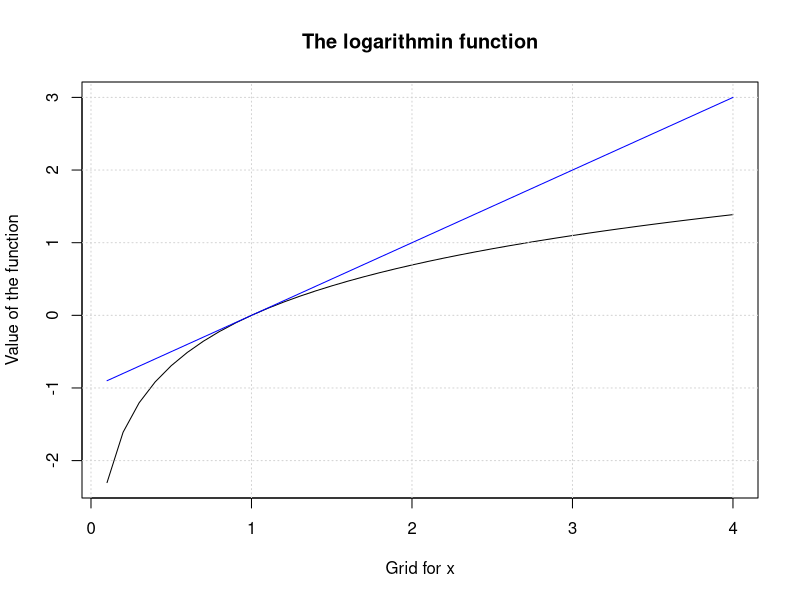
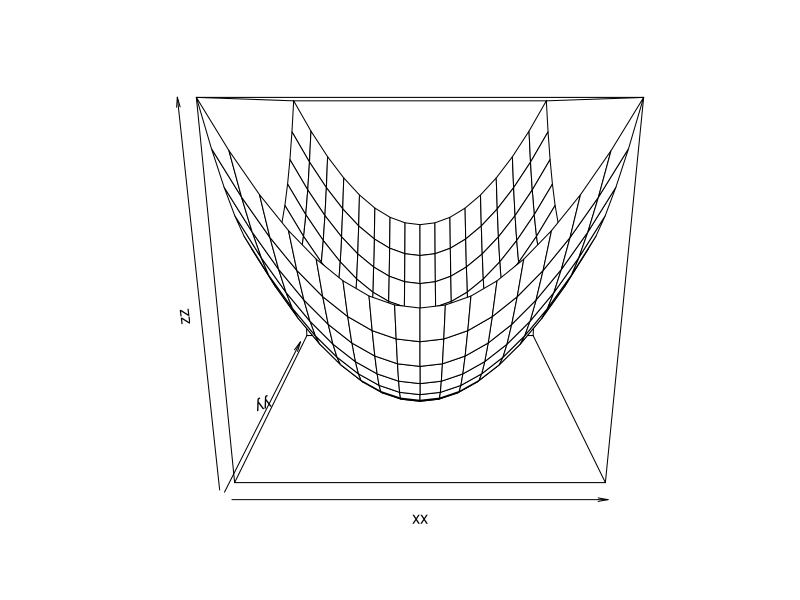
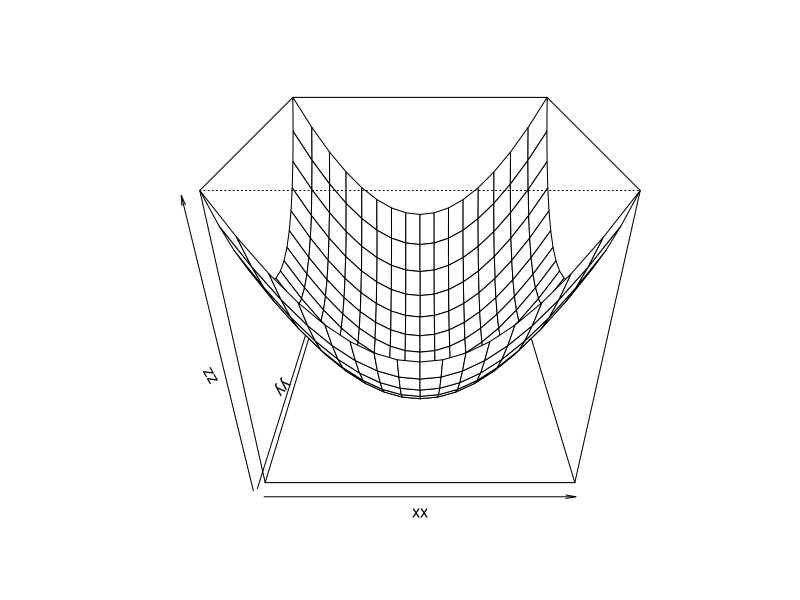
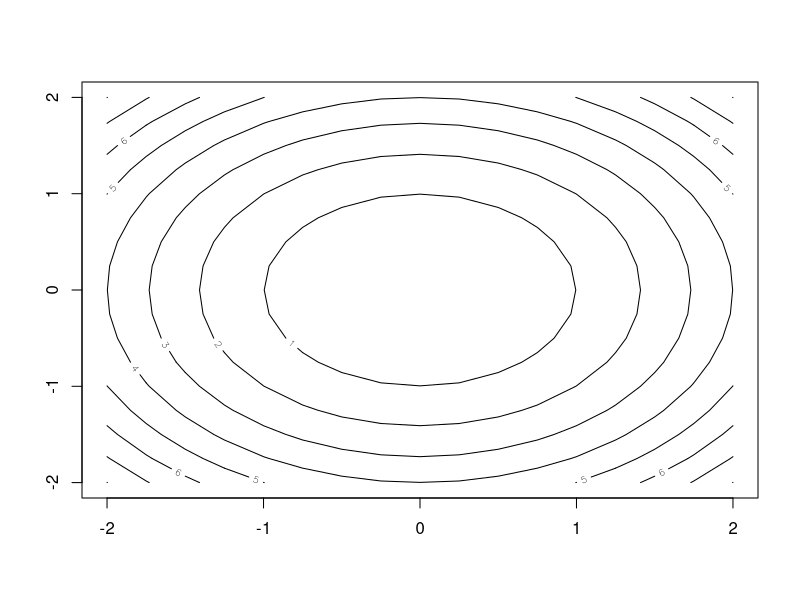
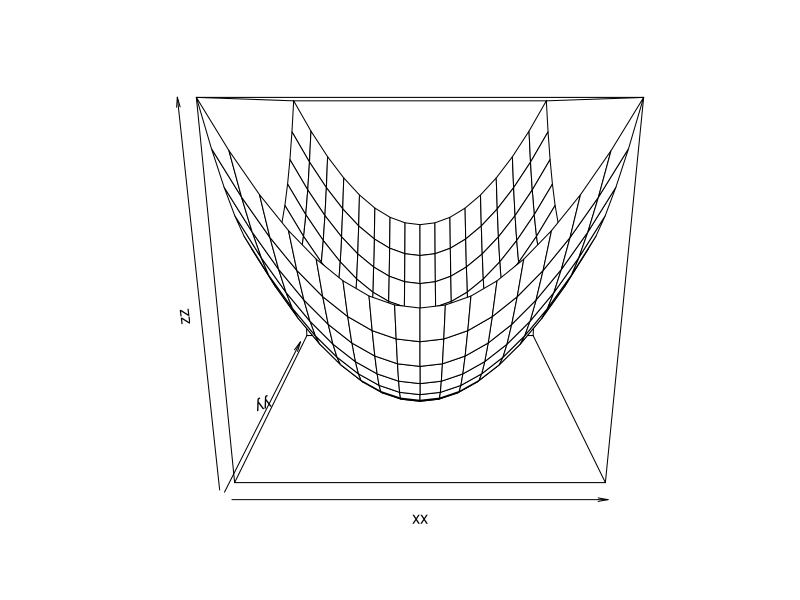

Recreate these plots in R, in order.
# Numerical accuracy
x = c()
x[1] = 0.1
for (i in 2 : 101)
{
  x[i] = x[i-1] + 0.1
  #x[i] = round(x[i],1)
}

options(digits = 22)
x[101]
x[101] == 10.1

options(digits = 18)
options(scipen = 0)

x = seq(0, 10, by = 0.1)
x[101] == 10





# Taylor series approx of log f-ction
xx = seq(0.1, 4, by = 0.1)
yy = log(xx)

x = 1
hh = seq(-0.9, 3, by = 0.1)
x+hh
TS1 = log(x) + x^-1 * hh

y.min = min(c(yy, TS1))
y.max = max(c(yy, TS1))

plot(xx, yy, type = "l",
     xlab = "Grid for x",
     ylab = "Value of the function",
     main = "The logarithmin function",
     ylim = c(y.min, y.max))
grid()

lines(xx, TS1, col = "blue")




#Derivative f : R
f = function(x){
  3*x^2
}
df= function(x,f,del=10^-4){
  #calculates a derivative oof f in x
  return((f(x+del)-f(x-del))/(2*del))
}

df(-2,f)
df(-1,f)
df(0,f)
df(1,f)
df(2,f)



df(c(-2,-1,0,1,2), f)






#Directional Derivative

f = function(x1, x2){
  x1^2+x2^2
}
xx = yy =seq(-2,2,by=0.25)
zz = outer(xx,yy,f)
persp(xx,yy,zz)
persp(xx,yy,zz,phi=30)
contour(xx,yy,zz)
persp(xx,yy,zz)


#Numerical gradient of f : R^n -> R
df = function(x,f,t=10^-4){
  grad = c()
  n = length(x)
  for (i in 1 : n)
  {
    ei = rep(0, n)
    ei[i] = 1
    grad[i] = ((f(x+t*ei)-f(x-t*ei))/(2*t))
    
  }
  return(grad)
}


f = function(x){
  x[1]^2*x[2]^2
}
x = c(2,2)
df(x,f)

install.packages("numDeriv")
library(numDeriv)
grad(f,x)


